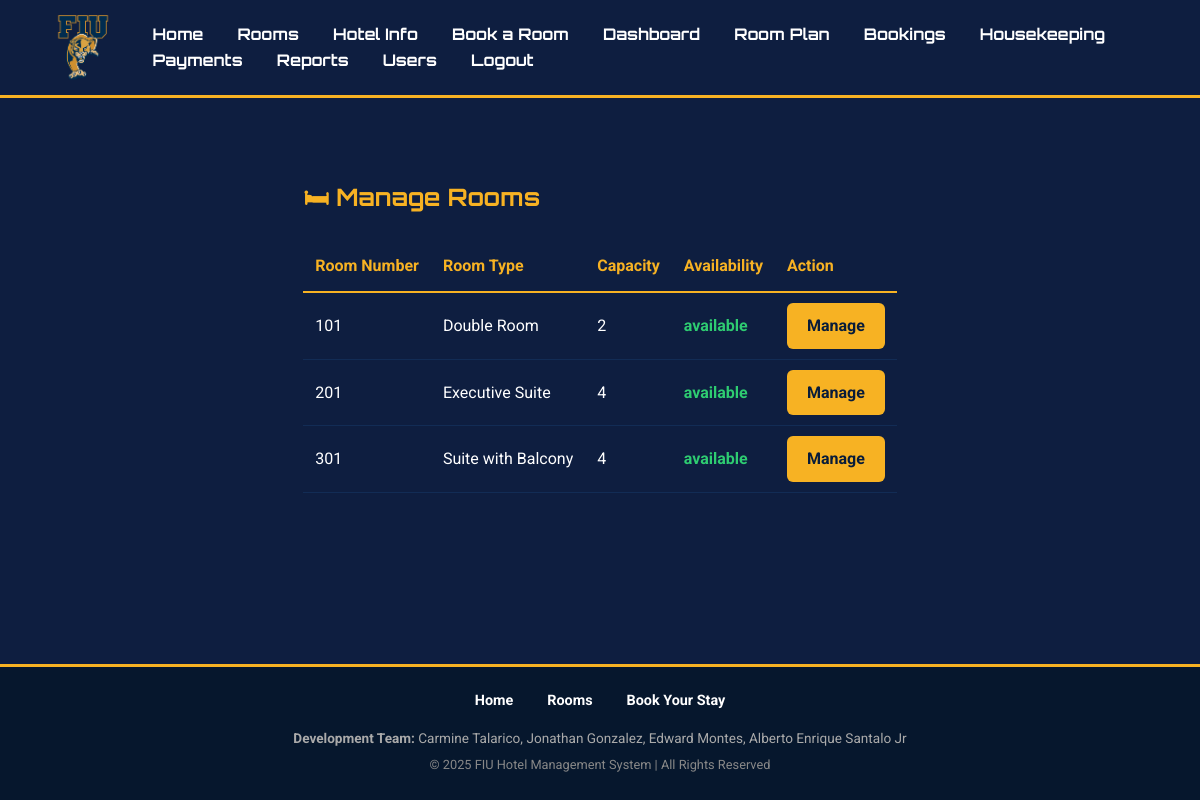
/admin_rooms.php (signed in), run on the app's committed database.
### tables this page shows
CREATE TABLE `rooms` (
  `id` int(11) NOT NULL,
  `room_type` varchar(50) NOT NULL,
  `room_number` varchar(10) NOT NULL,
  `capacity` int(11) DEFAULT 2,
  `image_path` varchar(255) DEFAULT NULL,
  `status` enum('available','booked','maintenance') DEFAULT 'available',
  `housekeeping_status` enum('clean','dirty','maintenance','occupied') NOT NULL DEFAULT 'dirty'
);

### public/admin_rooms.php (the view, shortened to what this page needs)
<?php
require_once __DIR__ . '/../config/db.php';
require_once __DIR__ . '/../includes/header.php';
$rooms = $conn->query("SELECT * FROM rooms ORDER BY room_number");
?>
<h2 class="text-center mt-30">🛏 Manage Rooms</h2>
<table class="data-table">
    <thead>
        <tr>
            <th>Room Number</th>
            <th>Room Type</th>
            <th>Capacity</th>
            <th>Availability</th>
            <th>Action</th>
        </tr>
    </thead>
    <tbody>
        <?php while ($row = $rooms->fetch_assoc()): ?>
            <tr>
                <td><?= htmlspecialchars($row['room_number']) ?></td>
                <td><?= htmlspecialchars($row['room_type']) ?></td>
                <td><?= $row['capacity'] ?></td>
                <td class="text-capitalize" style="font-weight: bold; color: <?= $row['status'] === 'maintenance' ? '#f39c12' : '#2ecc71'; ?>">
                    <?= htmlspecialchars($row['status']) ?>
                </td>
                <td>
                    <a href="admin_room_detail.php?room_id=<?= $row['id'] ?>" class="btn btn-primary">
                        Manage
                    </a>
                </td>
            </tr>
        <?php endwhile; ?>
    </tbody>
</table>
<?php require_once __DIR__ . '/../includes/footer.php'; ?>

### public/assets/css/style.css (style rules this page uses)
body, h1, h2, h3, p, a, ul, li, table, input, select, button, textarea, label { margin: 0; padding: 0; box-sizing: border-box; font-family: 'Roboto', sans-serif; }
body { background-color: #0E1E40; color: #ffffff; line-height: 1.6; display: flex; flex-direction: column; min-height: 100vh; }
h1, h2, h3 { font-family: 'Orbitron', sans-serif; color: #F7B223; margin-bottom: 1rem; }
a { color: #F7B223; text-decoration: none; }
.btn { display: inline-block; padding: 10px 20px; font-weight: bold; border-radius: 6px; text-decoration: none; cursor: pointer; border: none; transition: all 0.2s ease; }
.btn-primary { background-color: #F7B223; color: #081C3A; }
.data-table { width: 100%; border-collapse: collapse; margin-top: 25px; color: #ffffff; background-color: transparent; }
.data-table th { color: #F7B223; padding: 12px; text-align: left; border-bottom: 2px solid #F7B223; }
.data-table td { padding: 10px 12px; border-bottom: 1px solid #122C55; vertical-align: middle; }
.mt-30 { margin-top: 30px; }

### data on the page
rooms: room_number "101", room_type "Double Room", capacity "2", status "available"
rooms: room_number "201", room_type "Executive Suite", capacity "4", status "available"
rooms: room_number "301", room_type "Suite with Balcony", capacity "4", status "available"
